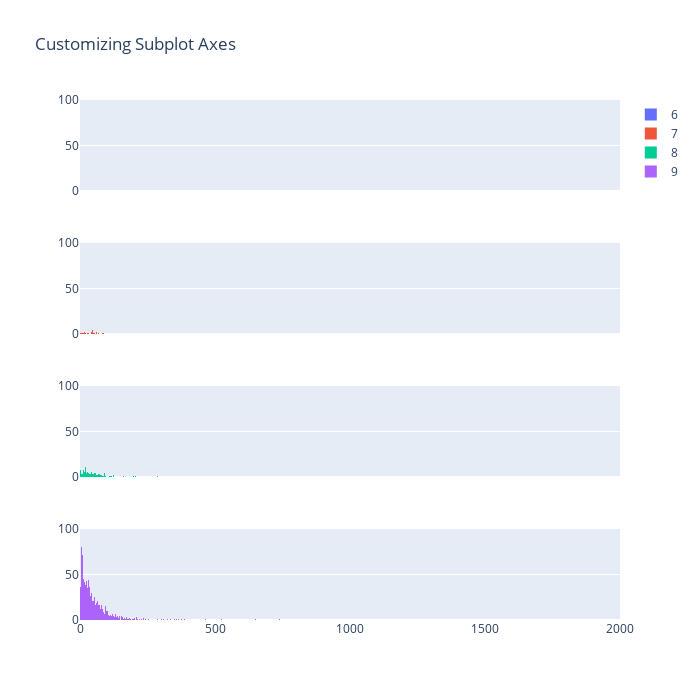

Here is the notebook cell this chart was saved with:
### Markdown cell above
## Stops per Accident

### Code cell
fig = make_subplots(cols=1, rows=len(grouped_dataframes),
                    shared_xaxes=True,
                    shared_yaxes=True,
                    vertical_spacing=.1)
hist_plot_dict = {}

for i,resolution in enumerate(RESOLUTIONS):
    # hist_plot_dict[resolution] = go.Histogram(x=grouped_dataframes[resolution]['Stops per Accident'])

    fig.append_trace(go.Histogram(x=grouped_dataframes[resolution]['Stops per Accident'],
                                  nbinsx=1000,
                                  name=resolution),
                     col=1, row=i+1)

fig.update_xaxes(range=[0, 2000])
fig.update_yaxes(range=[0, 100])
fig.update_layout(title_text="Customizing Subplot Axes", height=700, width=700)
fig.show()

### Figure 1 — Plotly figure (JSON) as saved in the notebook; plotly's stock layout.template omitted (floating-point values rounded to 4 significant figures; data arrays with more than 128 entries replaced by an {"elided": "..."} marker saying what was removed)
{"data": [{"name": "6", "nbinsx": 1000, "type": "histogram", "x": [null, 55.57, 191.2, 43.44, null, 46.65, null, 47.77, null, 3, 35, 48.67, 45.76, 52.78, null, 43.62, 76.22, 41.04, null, 175.6, 42.8, 54.67, null, 55.92, 6.667, 36.26, null, 56.45, 33.37, 63.2, null, null, 49.64, null, 38], "xaxis": "x", "yaxis": "y"}, {"name": "7", "nbinsx": 1000, "type": "histogram", "x": {"elided": "141 float values"}, "xaxis": "x2", "yaxis": "y2"}, {"name": "8", "nbinsx": 1000, "type": "histogram", "x": {"elided": "588 float values"}, "xaxis": "x3", "yaxis": "y3"}, {"name": "9", "nbinsx": 1000, "type": "histogram", "x": {"elided": "2706 float values"}, "xaxis": "x4", "yaxis": "y4"}], "layout": {"height": 700, "title": {"text": "Customizing Subplot Axes"}, "width": 700, "xaxis": {"anchor": "y", "domain": [0, 1], "matches": "x4", "range": [0, 2000], "showticklabels": false}, "xaxis2": {"anchor": "y2", "domain": [0, 1], "matches": "x4", "range": [0, 2000], "showticklabels": false}, "xaxis3": {"anchor": "y3", "domain": [0, 1], "matches": "x4", "range": [0, 2000], "showticklabels": false}, "xaxis4": {"anchor": "y4", "domain": [0, 1], "range": [0, 2000]}, "yaxis": {"anchor": "x", "domain": [0.825, 1], "range": [0, 100]}, "yaxis2": {"anchor": "x2", "domain": [0.55, 0.725], "range": [0, 100]}, "yaxis3": {"anchor": "x3", "domain": [0.275, 0.45], "range": [0, 100]}, "yaxis4": {"anchor": "x4", "domain": [0, 0.175], "range": [0, 100]}}}
